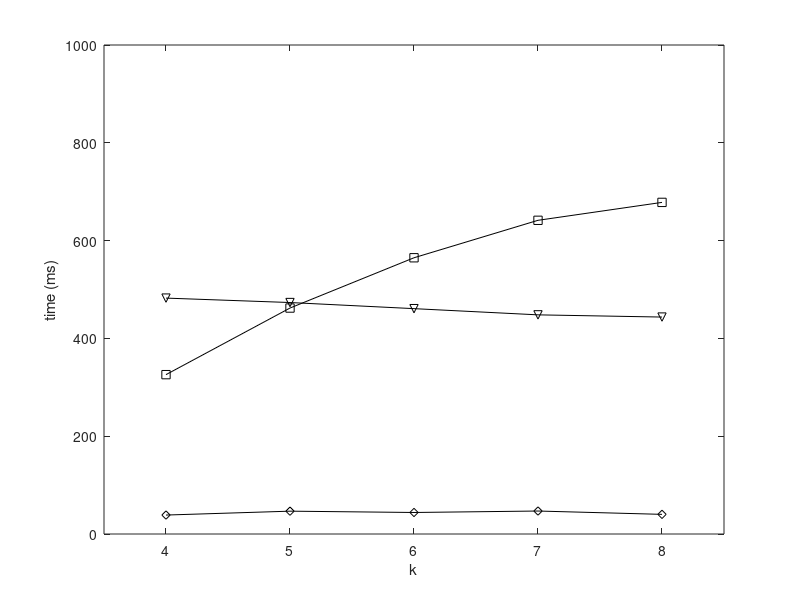

This figure's MATLAB source: (Note: this script raises an error after producing the figure.)
set(gcf,'color',[1, 1, 1]);
set(gcf,'unit','centimeters','position',[10 5 9 7]);

x=[1, 2, 3, 4, 5];
y1 = [482.4243461	473.3629414	460.8536948	448.163142	443.6513807];
y2 = [325.8921257	462.0909205	564.9090882	641.5009277	678.1468116];
y3 = [38.75247637	46.69757005	44.00484857	46.98420828	40.17431289];

p1= plot(x, y1, '-kv');
hold on;
p2 = plot(x, y2, '-ks');
hold on;
p3 = plot(x, y3, '-kd');

xlabel('k');
ylabel('time (ms)');

axis([0.5 5.5 0.0 1000]);

set(gca, 'xtick', 1:5, 'XTickLabel', {'4','5','6','7','8'});
leg=legend('Global','Local','Dec', 2);
set(leg,'edgecolor','white');

set(gca, 'FontSize', 12);
set(get(gca, 'XLabel'), 'FontSize',12);
set(get(gca, 'YLabel'), 'FontSize',12);
set(findall(gcf,'type','line'),'linewidth',1.5);
set(gca, 'LineWidth', 1.5);